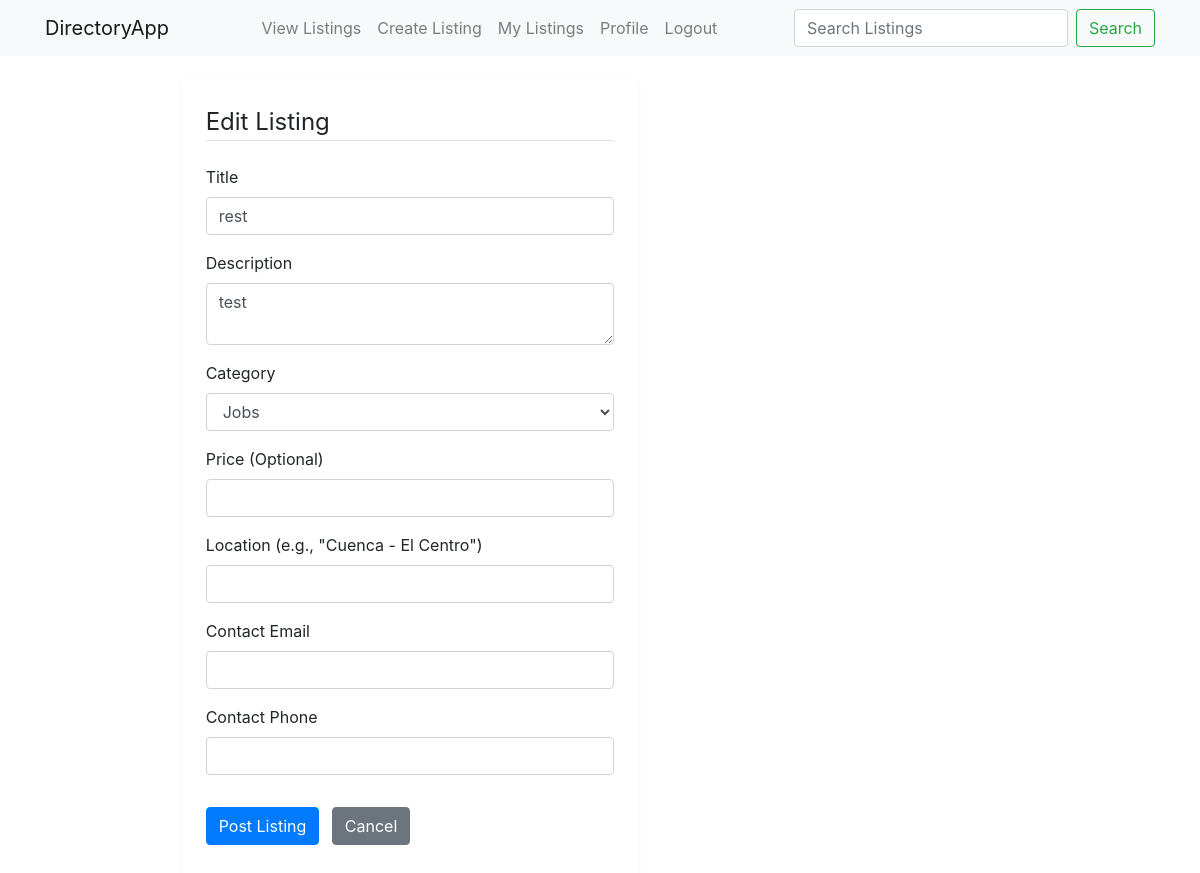
Screenshot of /listings/1/edit (signed in) with the database file from the repository.
### app/models.py (models this page shows, shortened)
class Listing(db.Model):
    __tablename__ = 'listings' # Correct
    id = db.Column(db.Integer, primary_key=True)
    title = db.Column(db.String(120), nullable=False)
    description = db.Column(db.Text, nullable=False)
    user_id = db.Column(db.Integer, db.ForeignKey('users.id'), nullable=False) # Refers to 'users.id' table
    author = db.relationship('User', backref=db.backref('listings', lazy='dynamic')) # 'listings' is the collection on User model
    category_id = db.Column(db.Integer, db.ForeignKey('categories.id'), nullable=False) # Refers to 'categories.id' table
    category = db.relationship('Category', backref=db.backref('listings', lazy=True)) # 'listings' is the collection on Category model
    location = db.Column(db.String(120), nullable=True)
    contact_email = db.Column(db.String(120), nullable=True)
    contact_phone = db.Column(db.String(60), nullable=True)
    price = db.Column(db.Float, nullable=True)
    created_at = db.Column(db.DateTime, nullable=False, default=db.func.now())
    updated_at = db.Column(db.DateTime, nullable=False, default=db.func.now(), onupdate=db.func.now())
    status = db.Column(db.String(20), nullable=False, default='published')
    views_count = db.Column(db.Integer, default=0)

### app/listings/routes.py (the view)
@listings_bp.route('/<int:listing_id>/edit', methods=['GET', 'POST'])
@login_required
def edit_listing(listing_id):
    listing = db.session.get(Listing, listing_id) # Use db.session.get for primary key lookup
    if listing is None:
        abort(404) # Not Found if listing_id doesn't exist
    if listing.author != current_user:
        abort(403) # Forbidden
    form = ListingForm()
    categories = Category.query.order_by(Category.name).all()
    form.category.choices = [(c.id, c.name) for c in categories]
    if form.validate_on_submit():
        listing.title = form.title.data
        listing.description = form.description.data
        listing.category_id = form.category.data
        listing.price = form.price.data if form.price.data is not None else None
        listing.location = form.location.data
        listing.contact_email = form.contact_email.data
        listing.contact_phone.data = form.contact_phone.data
        db.session.commit()
        flash('Your listing has been updated!', 'success')
        return redirect(url_for('listings.view_listing', listing_id=listing.id))
    elif request.method == 'GET':
        form.title.data = listing.title
        form.description.data = listing.description
        form.category.data = listing.category_id
        form.price.data = listing.price
        form.location.data = listing.location
        form.contact_email.data = listing.contact_email
        form.contact_phone.data = listing.contact_phone
    return render_template('listings/edit_listing.html', title='Edit Listing', form=form, listing=listing)

### app/listings/forms.py
class ListingForm(FlaskForm):
    title = StringField('Title', validators=[DataRequired(), Length(min=1, max=120)])
    description = TextAreaField('Description', validators=[DataRequired(), Length(min=1)])
    category = SelectField('Category', coerce=int, validators=[DataRequired()])
    location = StringField('Location (e.g., "Cuenca - El Centro")', validators=[Optional(), Length(max=120)])
    contact_email = StringField('Contact Email', validators=[Optional(), Email()])
    contact_phone = StringField('Contact Phone', validators=[Optional(), Length(max=60)])
    price = FloatField('Price (Optional)', validators=[Optional()])
    submit = SubmitField('Post Listing')
    def __init__(self, *args, **kwargs):
        super(ListingForm, self).__init__(*args, **kwargs)
        self.category.choices = [(c.id, c.name) for c in Category.query.order_by('name').all()]

### app/models.py (called while the page is built)
@login_manager.user_loader
def load_user(user_id):
    return db.session.get(User, int(user_id)) # Recommended using db.session.get

### app/templates/listings/edit_listing.html (shortened to what this page needs)
{% extends "base.html" %}
{% block content %}
    <div class="container mt-4">
        <div class="row">
            <div class="col-md-8 offset-md-2">
                <div class="content-section p-4 shadow-sm rounded">
                    <form method="POST" action="">
                        <fieldset class="form-group">
                            <legend class="border-bottom mb-4">{{ title }}</legend>
                            <div class="form-group mb-3">
                                {{ form.title.label(class="form-control-label") }}
                                {% if form.title.errors %}
                                    {{ form.title(class="form-control is-invalid") }}
                                    <div class="invalid-feedback">
                                        {% for error in form.title.errors %}
                                            <span>{{ error }}</span>
                                        {% endfor %}
                                    </div>
                                {% else %}
                                    {{ form.title(class="form-control") }}
                                {% endif %}
                            </div>
                            <div class="form-group mb-3">
                                {{ form.description.label(class="form-control-label") }}
                                {% if form.description.errors %}
                                    {{ form.description(class="form-control is-invalid") }}
                                    <div class="invalid-feedback">
                                        {% for error in form.description.errors %}
                                            <span>{{ error }}</span>
                                        {% endfor %}
                                    </div>
                                {% else %}
                                    {{ form.description(class="form-control") }}
                                {% endif %}
                            </div>
                            <div class="form-group mb-3">
                                {{ form.category.label(class="form-control-label") }}
                                {{ form.category(class="form-control") }}
                            </div>
                            <div class="form-group mb-3">
                                {{ form.price.label(class="form-control-label") }}
                                {% if form.price.errors %}
                                    {{ form.price(class="form-control is-invalid") }}
                                    <div class="invalid-feedback">
                                        {% for error in form.price.errors %}
                                            <span>{{ error }}</span>
                                        {% endfor %}
                                    </div>
                                {% else %}
                                    {{ form.price(class="form-control") }}
                                {% endif %}
                            </div>
                            <div class="form-group mb-3">
                                {{ form.location.label(class="form-control-label") }}
                                {% if form.location.errors %}
                                    {{ form.location(class="form-control is-invalid") }}
                                    <div class="invalid-feedback">
                                        {% for error in form.location.errors %}
                                            <span>{{ error }}</span>
                                        {% endfor %}
                                    </div>
                                {% else %}
                                    {{ form.location(class="form-control") }}
                                {% endif %}
                            </div>
                            <div class="form-group mb-3">
                                {{ form.contact_email.label(class="form-control-label") }}
                                {% if form.contact_email.errors %}
                                    {{ form.contact_email(class="form-control is-invalid") }}
                                    <div class="invalid-feedback">
                                        {% for error in form.contact_email.errors %}
                                            <span>{{ error }}</span>
                                        {% endfor %}
                                    </div>
                                {% else %}
                                    {{ form.contact_email(class="form-control") }}
                                {% endif %}
                            </div>
                            <div class="form-group mb-3">
                                {{ form.contact_phone.label(class="form-control-label") }}
                                {% if form.contact_phone.errors %}
                                    {{ form.contact_phone(class="form-control is-invalid") }}
                                    <div class="invalid-feedback">
                                        {% for error in form.contact_phone.errors %}
                                            <span>{{ error }}</span>
                                        {% endfor %}
                                    </div>
                                {% else %}
                                    {{ form.contact_phone(class="form-control") }}
                                {% endif %}
                            </div>
                        </fieldset>
                        <div class="form-group">
                            {{ form.submit(class="btn btn-primary") }}
                            <a class="btn btn-secondary ml-2" href="{{ url_for('listings.view_listing', listing_id=listing.id) }}">Cancel</a>
                        </div>
                    </form>
                </div>
            </div>
        </div>
    </div>
{% endblock %}

### rows the page displays
Listing: title "rest", description "test", category "Jobs"

### other values shown
{{ title }} "Edit Listing"
